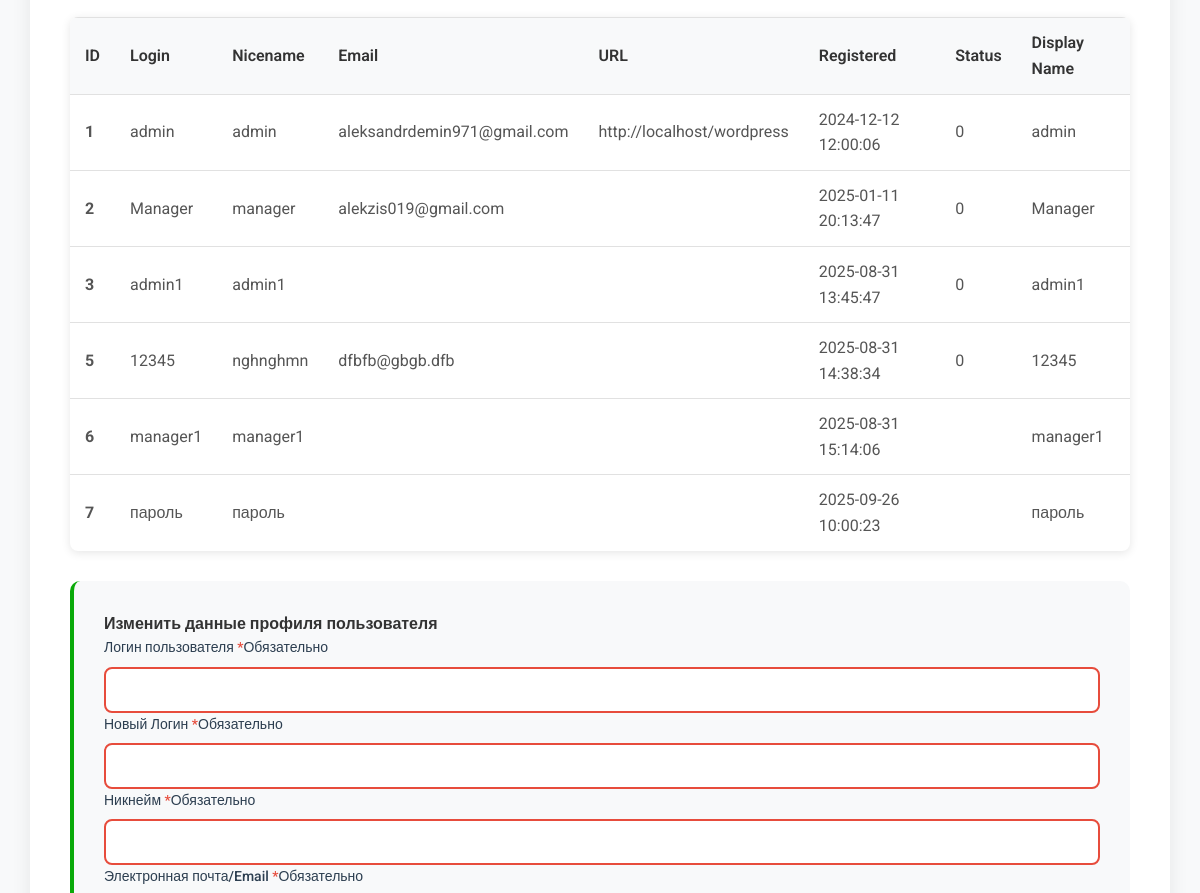
Page /my-account/admin/данные-пользователей/index.php (signed in, middle part) on the earlier database version.
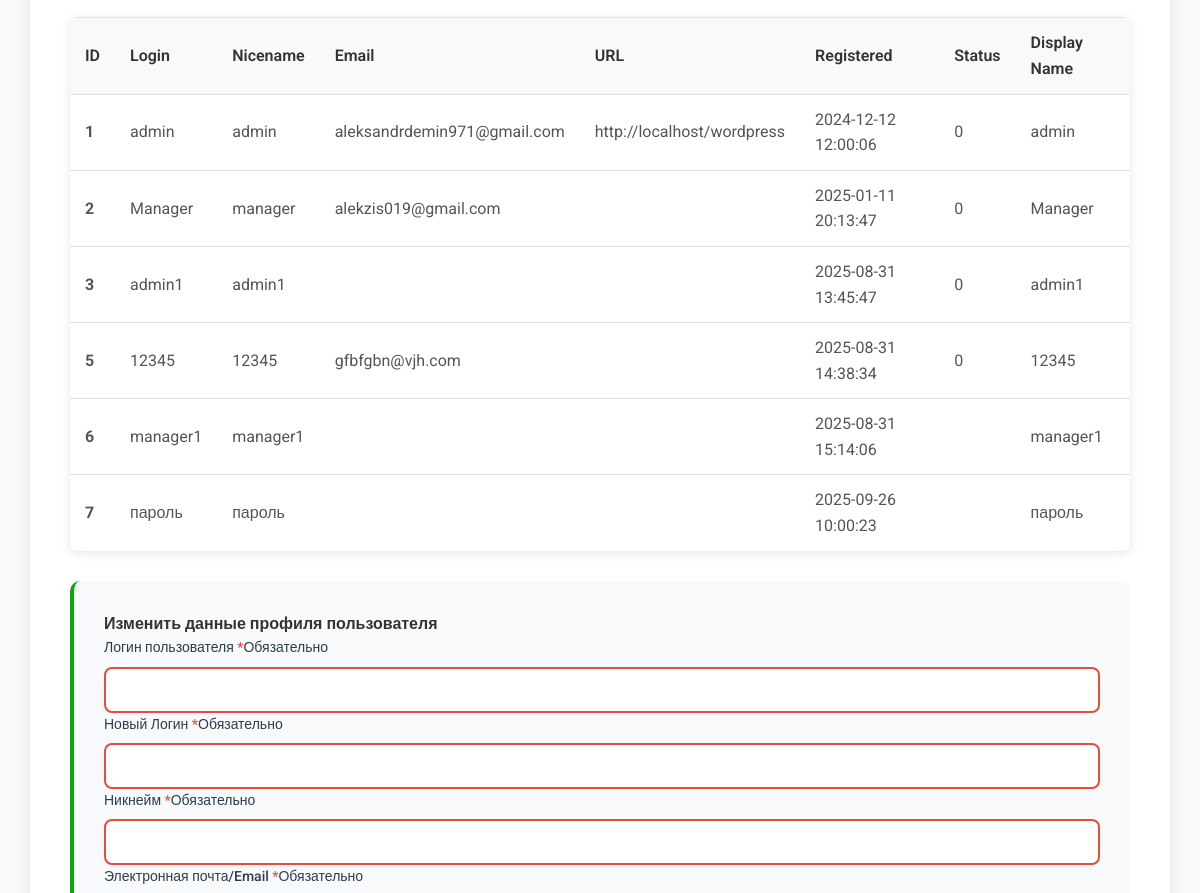
Same page on the later database version.
### tables this page shows
CREATE TABLE `st_users` (
  `ID` bigint(20) UNSIGNED NOT NULL,
  `user_login` varchar(60) DEFAULT NULL,
  `user_pass` varchar(255) DEFAULT NULL,
  `user_nicename` varchar(50) DEFAULT NULL,
  `user_email` varchar(100) DEFAULT NULL,
  `user_url` varchar(100) DEFAULT NULL,
  `user_registered` datetime DEFAULT NULL,
  `user_activation_key` varchar(255) DEFAULT NULL,
  `user_status` int(11) DEFAULT NULL,
  `display_name` varchar(250) DEFAULT NULL
);

### my-account/admin/данные-пользователей/index.php (the view, shortened to what this page needs)
<?php
	if ($_COOKIE['user'] == 'admin1'):
?>
<!DOCTYPE html>
<html lang="ru-RU">
<head>
    <link rel="stylesheet" href="/style.css">
		<link rel="stylesheet" href="/styleM.css">
		<link rel="stylesheet" href="/styleMM.css">
</head>
<body class="site-body">
    <div class="site-wrapper">
        <main class="main-content">
            <div class="site-wrapper">
                <div class="content-section">
										<?php
										require '../../configDB.php';
										$query = $pdo->query('SELECT * FROM `st_users`');
										?>
										<div class="table-container">
											<table class="data-table">
													<thead>
															<tr>
																	<th>ID</th>
																	<th>Login</th>
																	<th>Nicename</th>
																	<th>Email</th>
																	<th>URL</th>
																	<th>Registered</th>
																	<th>Status</th>
																	<th>Display Name</th>
															</tr>
													</thead>
													<tbody>
															<?php while ($row = $query->fetch(PDO::FETCH_OBJ)): ?>
															<tr>
																	<td><strong><?= htmlspecialchars($row->ID) ?></strong></td>
																	<td><?= htmlspecialchars($row->user_login) ?></td>
																	<td><?= htmlspecialchars($row->user_nicename) ?></td>
																	<td><?= htmlspecialchars($row->user_email) ?></td>
																	<td><?= htmlspecialchars($row->user_url) ?></td>
																	<td><?= htmlspecialchars($row->user_registered) ?></td>
																	<td><?= htmlspecialchars($row->user_status) ?></td>
																	<td><?= htmlspecialchars($row->display_name) ?></td>
															</tr>
															<?php endwhile; ?>
													</tbody>
											</table>
										</div>
										<form class="order-form" action="../add.php" method="post" novalidate>
											<h4>Изменить данные профиля пользователя</h4>
											<p class="form-group">
												<label class="form-label" for="userpol">Логин пользователя&nbsp;<span class="required" aria-hidden="true">*</span><span class="screen-reader-text">Обязательно</span></label>
												<input type="text" class="form-input input-text" name="userpol" id="userpol" autocomplete="userpol" value="" required aria-required="true">
											</p>
											<p class="form-group">
												<label class="form-label" for="username">Новый Логин&nbsp;<span class="required" aria-hidden="true">*</span><span class="screen-reader-text">Обязательно</span></label>
												<input type="text" class="form-input input-text" name="username" id="username" autocomplete="username" value="" required aria-required="true">
											</p>
												<p class="form-group">
													<label class="form-label" for="usernicename">Никнейм&nbsp;<span class="required" aria-hidden="true">*</span><span class="screen-reader-text">Обязательно</span></label>
													<input type="text" class="form-input input-text" name="usernicename" id="usernicename" autocomplete="usernicename" value="" required aria-required="true">
												</p>
													<p class="form-group">
														<label class="form-label" for="useremail">Электронная почта/Email&nbsp;<span class="required" aria-hidden="true">*</span><span class="screen-reader-text">Обязательно</span></label>
													</p>
										</form>
                </div>
            </div>
        </main>
    </div>
</body>
</html>
<?php endif; ?>

Differences in the rows shown:
changed st_users id 5: user_nicename "nghnghmn" → "12345"; user_email "dfbfb@gbgb.dfb" → "gfbfgbn@vjh.com"
